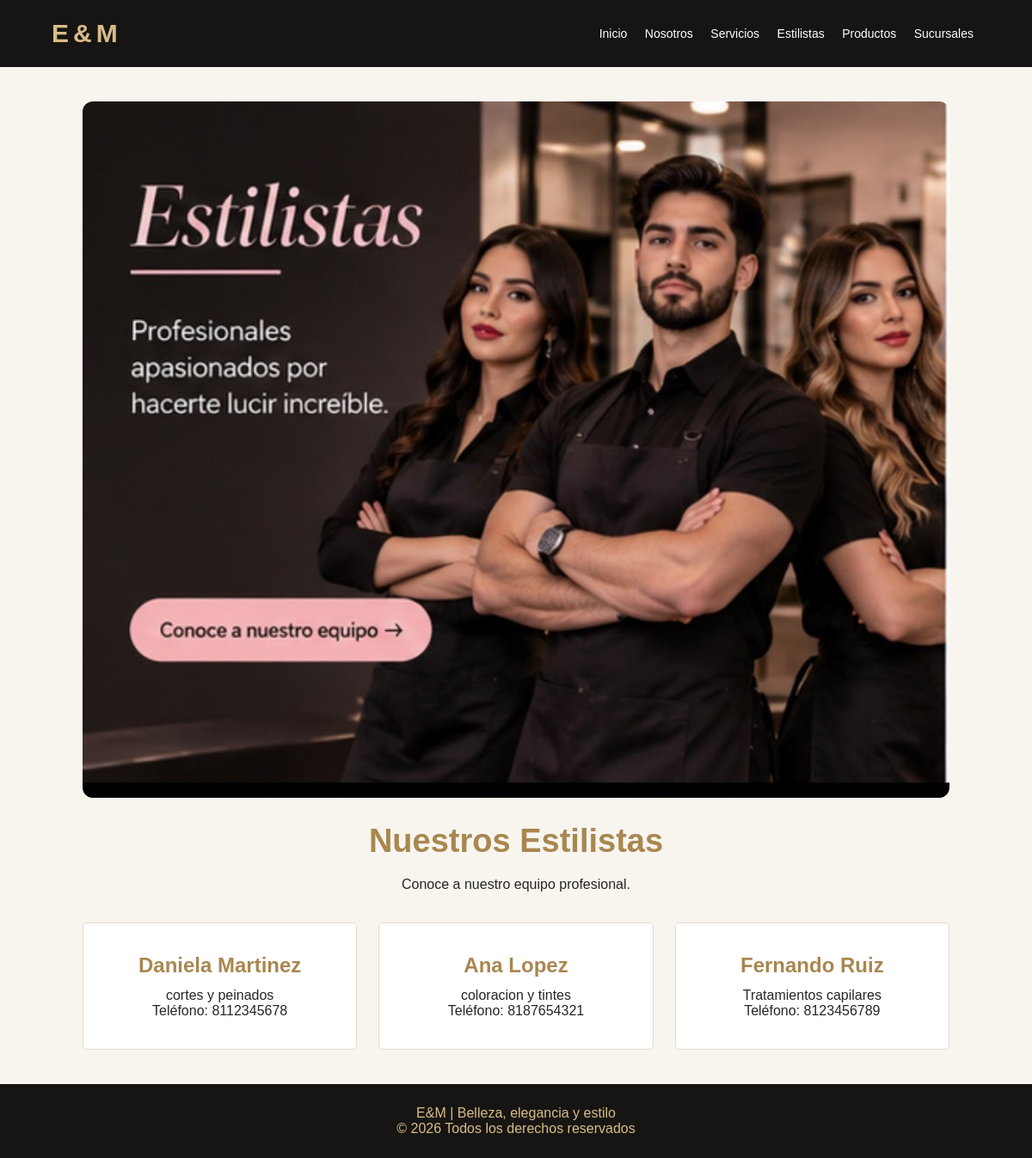
/estilistas/, run on the app's committed database.
### salon/models.py (models this page shows, shortened)
class Estilista(models.Model):
    nombre = models.CharField(max_length=100)
    especialidad = models.CharField(max_length=100)
    telefono = models.CharField(max_length=20)
    foto = models.ImageField(upload_to='estilistas/', blank=True, null=True)

### salon/views.py (the view)
# urls.py: path('estilistas/', views.estilistas, name='estilistas'),
def estilistas(request):
    estilistas = Estilista.objects.all()
    return render(request, 'salon/estilistas.html', {'estilistas': estilistas})

### salon/templates/salon/estilistas.html (shortened to what this page needs)
{% extends 'salon/base.html' %}
{% load static %}
{% block content %}
<section class="stylists">
    <img src="{% static 'salon/img/estilistas.jpg' %}" alt="Equipo de estilistas E&M">
    <h1>Nuestros Estilistas</h1>
    <p>Conoce a nuestro equipo profesional.</p>
    <div class="stylist-grid">
        {% for estilista in estilistas %}
        <div class="stylist">
            <h2>{{ estilista.nombre }}</h2>
            <p>{{ estilista.especialidad }}</p>
            <p>Teléfono: {{ estilista.telefono }}</p>
        </div>
        {% empty %}
        <p>Próximamente conocerás a nuestro equipo.</p>
        {% endfor %}
    </div>
</section>
{% endblock %}

### salon/templates/salon/base.html (style rules this page uses)
* { margin: 0; padding: 0; box-sizing: border-box; }
body { font-family: Arial, sans-serif; background: #f8f5ef; color: #292522; }

### salon/templates/salon/estilistas.html (style rules this page uses)
.stylists { padding: 40px 8%; text-align: center; }
.stylists img { width: 100%; height: auto; max-height: none; object-fit: contain; border-radius: 12px; margin-bottom: 25px; }
.stylists h1 { color: #a88750; font-size: 38px; margin-bottom: 20px; }
.stylist-grid { display: grid; grid-template-columns: repeat(auto-fit, minmax(220px, 1fr)); gap: 25px; margin-top: 35px; }
.stylist { background: white; padding: 35px 20px; border: 1px solid #e5dccb; border-radius: 5px; }
.stylist h2 { color: #a88750; margin-bottom: 12px; }

### data on the page
Estilista: nombre "Daniela Martinez", especialidad "cortes y peinados", telefono "8112345678"
Estilista: nombre "Ana Lopez", especialidad "coloracion y tintes", telefono "8187654321"
Estilista: nombre "Fernando Ruiz", especialidad "Tratamientos capilares", telefono "8123456789"
